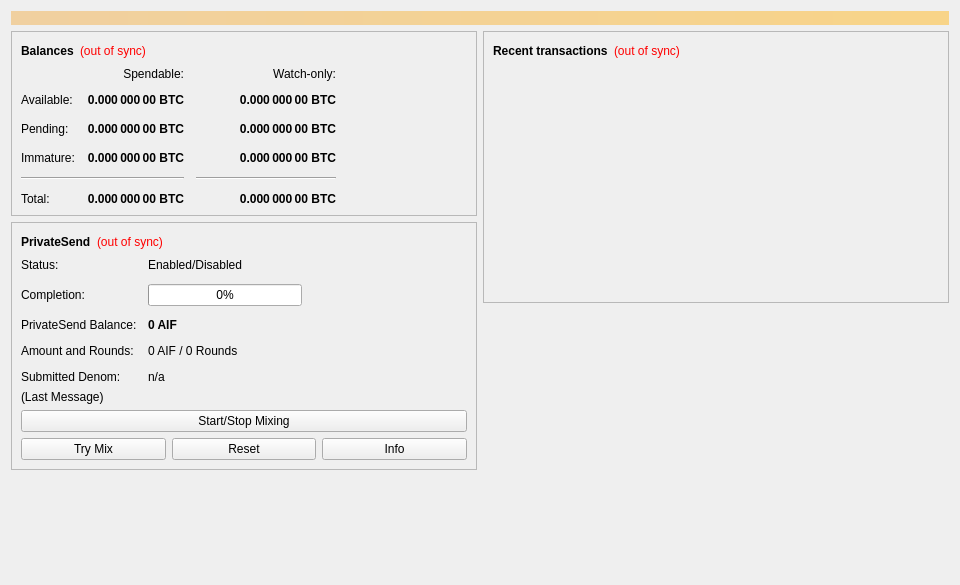
<?xml version="1.0" encoding="UTF-8"?>
<ui version="4.0">
 <class>OverviewPage</class>
 <widget class="QWidget" name="OverviewPage">
  <property name="geometry">
   <rect>
    <x>0</x>
    <y>0</y>
    <width>960</width>
    <height>585</height>
   </rect>
  </property>
  <property name="minimumSize">
   <size>
    <width>960</width>
    <height>0</height>
   </size>
  </property>
  <property name="windowTitle">
   <string>Form</string>
  </property>
  <layout class="QVBoxLayout" name="topLayout">
   <item>
    <widget class="QLabel" name="labelAlerts">
     <property name="visible">
      <bool>false</bool>
     </property>
     <property name="styleSheet">
      <string notr="true">QLabel { background-color: qlineargradient(x1: 0, y1: 0, x2: 1, y2: 0, stop:0 #F0D0A0, stop:1 #F8D488); color:#000000; }</string>
     </property>
     <property name="wordWrap">
      <bool>true</bool>
     </property>
     <property name="margin">
      <number>3</number>
     </property>
     <property name="textInteractionFlags">
      <set>Qt::TextSelectableByMouse</set>
     </property>
    </widget>
   </item>
   <item>
    <layout class="QHBoxLayout" name="horizontalLayout" stretch="1,1">
     <item>
      <layout class="QVBoxLayout" name="verticalLayout_2">
       <item>
        <widget class="QFrame" name="frame">
         <property name="frameShape">
          <enum>QFrame::StyledPanel</enum>
         </property>
         <property name="frameShadow">
          <enum>QFrame::Raised</enum>
         </property>
         <layout class="QVBoxLayout" name="verticalLayout_4">
          <item>
           <layout class="QHBoxLayout" name="horizontalLayout_4">
            <item>
             <widget class="QLabel" name="label_5">
              <property name="font">
               <font>
                <weight>75</weight>
                <bold>true</bold>
               </font>
              </property>
              <property name="text">
               <string>Balances</string>
              </property>
             </widget>
            </item>
            <item>
             <widget class="QLabel" name="labelWalletStatus">
              <property name="toolTip">
               <string>The displayed information may be out of date. Your wallet automatically synchronizes with the Aif network after a connection is established, but this process has not completed yet.</string>
              </property>
              <property name="styleSheet">
               <string notr="true">QLabel { color: red; }</string>
              </property>
              <property name="text">
               <string notr="true">(out of sync)</string>
              </property>
              <property name="alignment">
               <set>Qt::AlignLeading|Qt::AlignLeft|Qt::AlignVCenter</set>
              </property>
             </widget>
            </item>
            <item>
             <spacer name="horizontalSpacer_3">
              <property name="orientation">
               <enum>Qt::Horizontal</enum>
              </property>
              <property name="sizeHint" stdset="0">
               <size>
                <width>40</width>
                <height>20</height>
               </size>
              </property>
             </spacer>
            </item>
           </layout>
          </item>
          <item>
           <layout class="QGridLayout" name="gridLayout">
            <property name="spacing">
             <number>12</number>
            </property>
            <item row="2" column="2">
             <widget class="QLabel" name="labelWatchPending">
              <property name="font">
               <font>
                <weight>75</weight>
                <bold>true</bold>
               </font>
              </property>
              <property name="cursor">
               <cursorShape>IBeamCursor</cursorShape>
              </property>
              <property name="toolTip">
               <string>Unconfirmed transactions to watch-only addresses</string>
              </property>
              <property name="text">
               <string notr="true">0.000 000 00 BTC</string>
              </property>
              <property name="alignment">
               <set>Qt::AlignRight|Qt::AlignTrailing|Qt::AlignVCenter</set>
              </property>
              <property name="textInteractionFlags">
               <set>Qt::LinksAccessibleByMouse|Qt::TextSelectableByKeyboard|Qt::TextSelectableByMouse</set>
              </property>
             </widget>
            </item>
            <item row="2" column="1">
             <widget class="QLabel" name="labelUnconfirmed">
              <property name="font">
               <font>
                <weight>75</weight>
                <bold>true</bold>
               </font>
              </property>
              <property name="cursor">
               <cursorShape>IBeamCursor</cursorShape>
              </property>
              <property name="toolTip">
               <string>Total of transactions that have yet to be confirmed, and do not yet count toward the spendable balance</string>
              </property>
              <property name="text">
               <string notr="true">0.000 000 00 BTC</string>
              </property>
              <property name="alignment">
               <set>Qt::AlignRight|Qt::AlignTrailing|Qt::AlignVCenter</set>
              </property>
              <property name="textInteractionFlags">
               <set>Qt::LinksAccessibleByMouse|Qt::TextSelectableByKeyboard|Qt::TextSelectableByMouse</set>
              </property>
             </widget>
            </item>
            <item row="3" column="2">
             <widget class="QLabel" name="labelWatchImmature">
              <property name="font">
               <font>
                <weight>75</weight>
                <bold>true</bold>
               </font>
              </property>
              <property name="cursor">
               <cursorShape>IBeamCursor</cursorShape>
              </property>
              <property name="toolTip">
               <string>Mined balance in watch-only addresses that has not yet matured</string>
              </property>
              <property name="text">
               <string notr="true">0.000 000 00 BTC</string>
              </property>
              <property name="alignment">
               <set>Qt::AlignRight|Qt::AlignTrailing|Qt::AlignVCenter</set>
              </property>
              <property name="textInteractionFlags">
               <set>Qt::LinksAccessibleByMouse|Qt::TextSelectableByKeyboard|Qt::TextSelectableByMouse</set>
              </property>
             </widget>
            </item>
            <item row="4" column="0" colspan="2">
             <widget class="Line" name="lineSpendableBalance">
              <property name="orientation">
               <enum>Qt::Horizontal</enum>
              </property>
             </widget>
            </item>
            <item row="4" column="2">
             <widget class="Line" name="lineWatchBalance">
              <property name="sizePolicy">
               <sizepolicy hsizetype="Preferred" vsizetype="Fixed">
                <horstretch>0</horstretch>
                <verstretch>0</verstretch>
               </sizepolicy>
              </property>
              <property name="minimumSize">
               <size>
                <width>140</width>
                <height>0</height>
               </size>
              </property>
              <property name="orientation">
               <enum>Qt::Horizontal</enum>
              </property>
             </widget>
            </item>
            <item row="5" column="0">
             <widget class="QLabel" name="labelTotalText">
              <property name="text">
               <string>Total:</string>
              </property>
             </widget>
            </item>
            <item row="3" column="1">
             <widget class="QLabel" name="labelImmature">
              <property name="font">
               <font>
                <weight>75</weight>
                <bold>true</bold>
               </font>
              </property>
              <property name="cursor">
               <cursorShape>IBeamCursor</cursorShape>
              </property>
              <property name="toolTip">
               <string>Mined balance that has not yet matured</string>
              </property>
              <property name="text">
               <string notr="true">0.000 000 00 BTC</string>
              </property>
              <property name="alignment">
               <set>Qt::AlignRight|Qt::AlignTrailing|Qt::AlignVCenter</set>
              </property>
              <property name="textInteractionFlags">
               <set>Qt::LinksAccessibleByMouse|Qt::TextSelectableByKeyboard|Qt::TextSelectableByMouse</set>
              </property>
             </widget>
            </item>
            <item row="2" column="3">
             <spacer name="horizontalSpacer_2">
              <property name="orientation">
               <enum>Qt::Horizontal</enum>
              </property>
              <property name="sizeHint" stdset="0">
               <size>
                <width>40</width>
                <height>20</height>
               </size>
              </property>
             </spacer>
            </item>
            <item row="3" column="0">
             <widget class="QLabel" name="labelImmatureText">
              <property name="text">
               <string>Immature:</string>
              </property>
             </widget>
            </item>
            <item row="5" column="1">
             <widget class="QLabel" name="labelTotal">
              <property name="font">
               <font>
                <weight>75</weight>
                <bold>true</bold>
               </font>
              </property>
              <property name="cursor">
               <cursorShape>IBeamCursor</cursorShape>
              </property>
              <property name="toolTip">
               <string>Your current total balance</string>
              </property>
              <property name="text">
               <string notr="true">0.000 000 00 BTC</string>
              </property>
              <property name="alignment">
               <set>Qt::AlignRight|Qt::AlignTrailing|Qt::AlignVCenter</set>
              </property>
              <property name="textInteractionFlags">
               <set>Qt::LinksAccessibleByMouse|Qt::TextSelectableByKeyboard|Qt::TextSelectableByMouse</set>
              </property>
             </widget>
            </item>
            <item row="5" column="2">
             <widget class="QLabel" name="labelWatchTotal">
              <property name="font">
               <font>
                <weight>75</weight>
                <bold>true</bold>
               </font>
              </property>
              <property name="cursor">
               <cursorShape>IBeamCursor</cursorShape>
              </property>
              <property name="toolTip">
               <string>Current total balance in watch-only addresses</string>
              </property>
              <property name="text">
               <string notr="true">0.000 000 00 BTC</string>
              </property>
              <property name="alignment">
               <set>Qt::AlignRight|Qt::AlignTrailing|Qt::AlignVCenter</set>
              </property>
              <property name="textInteractionFlags">
               <set>Qt::LinksAccessibleByMouse|Qt::TextSelectableByKeyboard|Qt::TextSelectableByMouse</set>
              </property>
             </widget>
            </item>
            <item row="0" column="2">
             <widget class="QLabel" name="labelWatchonly">
              <property name="text">
               <string>Watch-only:</string>
              </property>
              <property name="alignment">
               <set>Qt::AlignRight|Qt::AlignTrailing|Qt::AlignVCenter</set>
              </property>
             </widget>
            </item>
            <item row="1" column="0">
             <widget class="QLabel" name="labelBalanceText">
              <property name="text">
               <string>Available:</string>
              </property>
             </widget>
            </item>
            <item row="1" column="1">
             <widget class="QLabel" name="labelBalance">
              <property name="font">
               <font>
                <weight>75</weight>
                <bold>true</bold>
               </font>
              </property>
              <property name="cursor">
               <cursorShape>IBeamCursor</cursorShape>
              </property>
              <property name="toolTip">
               <string>Your current spendable balance</string>
              </property>
              <property name="text">
               <string notr="true">0.000 000 00 BTC</string>
              </property>
              <property name="alignment">
               <set>Qt::AlignRight|Qt::AlignTrailing|Qt::AlignVCenter</set>
              </property>
              <property name="textInteractionFlags">
               <set>Qt::LinksAccessibleByMouse|Qt::TextSelectableByKeyboard|Qt::TextSelectableByMouse</set>
              </property>
             </widget>
            </item>
            <item row="1" column="2">
             <widget class="QLabel" name="labelWatchAvailable">
              <property name="font">
               <font>
                <weight>75</weight>
                <bold>true</bold>
               </font>
              </property>
              <property name="cursor">
               <cursorShape>IBeamCursor</cursorShape>
              </property>
              <property name="toolTip">
               <string>Your current balance in watch-only addresses</string>
              </property>
              <property name="text">
               <string notr="true">0.000 000 00 BTC</string>
              </property>
              <property name="alignment">
               <set>Qt::AlignRight|Qt::AlignTrailing|Qt::AlignVCenter</set>
              </property>
              <property name="textInteractionFlags">
               <set>Qt::LinksAccessibleByMouse|Qt::TextSelectableByKeyboard|Qt::TextSelectableByMouse</set>
              </property>
             </widget>
            </item>
            <item row="2" column="0">
             <widget class="QLabel" name="labelPendingText">
              <property name="text">
               <string>Pending:</string>
              </property>
             </widget>
            </item>
            <item row="0" column="1">
             <widget class="QLabel" name="labelSpendable">
              <property name="text">
               <string>Spendable:</string>
              </property>
              <property name="alignment">
               <set>Qt::AlignRight|Qt::AlignTrailing|Qt::AlignVCenter</set>
              </property>
             </widget>
            </item>
           </layout>
          </item>
         </layout>
        </widget>
       </item>
       <item>
        <widget class="QFrame" name="framePrivateSend">
         <property name="layoutDirection">
          <enum>Qt::LeftToRight</enum>
         </property>
         <property name="frameShape">
          <enum>QFrame::StyledPanel</enum>
         </property>
         <property name="frameShadow">
          <enum>QFrame::Raised</enum>
         </property>
         <layout class="QVBoxLayout" name="VerticalLayout_PS1">
          <item>
           <layout class="QHBoxLayout" name="horizontalLayout_5">
            <item>
             <widget class="QLabel" name="labelPrivateSendHeader">
              <property name="font">
               <font>
                <weight>75</weight>
                <bold>true</bold>
               </font>
              </property>
              <property name="text">
               <string>PrivateSend</string>
              </property>
             </widget>
            </item>
            <item>
             <widget class="QLabel" name="labelPrivateSendSyncStatus">
              <property name="toolTip">
               <string>The displayed information may be out of date. Your wallet automatically synchronizes with the Aif network after a connection is established, but this process has not completed yet.</string>
              </property>
              <property name="styleSheet">
               <string notr="true">QLabel { color: red; }</string>
              </property>
              <property name="text">
               <string notr="true">(out of sync)</string>
              </property>
              <property name="alignment">
               <set>Qt::AlignLeading|Qt::AlignLeft|Qt::AlignVCenter</set>
              </property>
             </widget>
            </item>
            <item>
             <spacer name="horizontalSpacer_4">
              <property name="orientation">
               <enum>Qt::Horizontal</enum>
              </property>
              <property name="sizeHint" stdset="0">
               <size>
                <width>40</width>
                <height>20</height>
               </size>
              </property>
             </spacer>
            </item>
           </layout>
          </item>
          <item>
           <layout class="QFormLayout" name="privateSendFormLayout">
            <property name="fieldGrowthPolicy">
             <enum>QFormLayout::AllNonFixedFieldsGrow</enum>
            </property>
            <property name="horizontalSpacing">
             <number>11</number>
            </property>
            <property name="verticalSpacing">
             <number>12</number>
            </property>
            <item row="0" column="0">
             <widget class="QLabel" name="labelPrivateSendEnabledText">
              <property name="text">
               <string>Status:</string>
              </property>
             </widget>
            </item>
            <item row="0" column="1">
             <widget class="QLabel" name="labelPrivateSendEnabled">
              <property name="text">
               <string>Enabled/Disabled</string>
              </property>
             </widget>
            </item>
            <item row="1" column="0">
             <widget class="QLabel" name="labelCompletitionText">
              <property name="text">
               <string>Completion:</string>
              </property>
             </widget>
            </item>
            <item row="1" column="1">
             <widget class="QProgressBar" name="privateSendProgress">
              <property name="maximumSize">
               <size>
                <width>154</width>
                <height>16777215</height>
               </size>
              </property>
              <property name="value">
               <number>0</number>
              </property>
             </widget>
            </item>
            <item row="2" column="0">
             <widget class="QLabel" name="labelAnonymizedText">
              <property name="text">
               <string>PrivateSend Balance:</string>
              </property>
             </widget>
            </item>
            <item row="2" column="1">
             <widget class="QLabel" name="labelAnonymized">
              <property name="font">
               <font>
                <weight>75</weight>
                <bold>true</bold>
               </font>
              </property>
              <property name="text">
               <string notr="true">0 AIF</string>
              </property>
             </widget>
            </item>
            <item row="3" column="0">
             <widget class="QLabel" name="labelAmountAndRoundsText">
              <property name="text">
               <string>Amount and Rounds:</string>
              </property>
             </widget>
            </item>
            <item row="3" column="1">
             <widget class="QLabel" name="labelAmountRounds">
              <property name="text">
               <string>0 AIF / 0 Rounds</string>
              </property>
             </widget>
            </item>
            <item row="4" column="0">
             <widget class="QLabel" name="labelSubmittedDenomText">
              <property name="text">
               <string>Submitted Denom:</string>
              </property>
             </widget>
            </item>
            <item row="4" column="1">
             <widget class="QLabel" name="labelSubmittedDenom">
              <property name="toolTip">
               <string>The denominations you submitted to the Masternode.&lt;br&gt;To mix, other users must submit the exact same denominations.</string>
              </property>
              <property name="text">
               <string>n/a</string>
              </property>
             </widget>
            </item>
           </layout>
          </item>
          <item>
           <layout class="QVBoxLayout" name="VerticalLayout_PS">
            <item>
             <widget class="QLabel" name="labelPrivateSendLastMessage">
              <property name="text">
               <string>(Last Message)</string>
              </property>
              <property name="alignment">
               <set>Qt::AlignLeading|Qt::AlignLeft|Qt::AlignTop</set>
              </property>
              <property name="wordWrap">
               <bool>true</bool>
              </property>
             </widget>
            </item>
            <item>
             <widget class="QPushButton" name="togglePrivateSend">
              <property name="sizePolicy">
               <sizepolicy hsizetype="MinimumExpanding" vsizetype="Fixed">
                <horstretch>0</horstretch>
                <verstretch>0</verstretch>
               </sizepolicy>
              </property>
              <property name="text">
               <string>Start/Stop Mixing</string>
              </property>
             </widget>
            </item>
            <item>
             <layout class="QHBoxLayout" name="horizontalLayout_debugbuttons">
              <item>
               <widget class="QPushButton" name="privateSendAuto">
                <property name="sizePolicy">
                 <sizepolicy hsizetype="MinimumExpanding" vsizetype="Fixed">
                  <horstretch>0</horstretch>
                  <verstretch>0</verstretch>
                 </sizepolicy>
                </property>
                <property name="toolTip">
                 <string>Try to manually submit a PrivateSend request.</string>
                </property>
                <property name="text">
                 <string>Try Mix</string>
                </property>
               </widget>
              </item>
              <item>
               <widget class="QPushButton" name="privateSendReset">
                <property name="sizePolicy">
                 <sizepolicy hsizetype="MinimumExpanding" vsizetype="Fixed">
                  <horstretch>0</horstretch>
                  <verstretch>0</verstretch>
                 </sizepolicy>
                </property>
                <property name="toolTip">
                 <string>Reset the current status of PrivateSend (can interrupt PrivateSend if it's in the process of Mixing, which can cost you money!)</string>
                </property>
                <property name="autoFillBackground">
                 <bool>false</bool>
                </property>
                <property name="text">
                 <string>Reset</string>
                </property>
               </widget>
              </item>
              <item>
               <widget class="QPushButton" name="privateSendInfo">
                <property name="sizePolicy">
                 <sizepolicy hsizetype="MinimumExpanding" vsizetype="Fixed">
                  <horstretch>0</horstretch>
                  <verstretch>0</verstretch>
                 </sizepolicy>
                </property>
                <property name="toolTip">
                 <string>Information about PrivateSend and Mixing</string>
                </property>
                <property name="text">
                 <string>Info</string>
                </property>
               </widget>
              </item>
             </layout>
            </item>
           </layout>
          </item>
         </layout>
        </widget>
       </item>
       <item>
        <spacer name="verticalSpacer">
         <property name="orientation">
          <enum>Qt::Vertical</enum>
         </property>
         <property name="sizeHint" stdset="0">
          <size>
           <width>20</width>
           <height>40</height>
          </size>
         </property>
        </spacer>
       </item>
      </layout>
     </item>
     <item>
      <layout class="QVBoxLayout" name="verticalLayout_3">
       <item>
        <widget class="QFrame" name="frame_2">
         <property name="frameShape">
          <enum>QFrame::StyledPanel</enum>
         </property>
         <property name="frameShadow">
          <enum>QFrame::Raised</enum>
         </property>
         <layout class="QVBoxLayout" name="verticalLayout">
          <item>
           <layout class="QHBoxLayout" name="horizontalLayout_2">
            <item>
             <widget class="QLabel" name="label_4">
              <property name="font">
               <font>
                <weight>75</weight>
                <bold>true</bold>
               </font>
              </property>
              <property name="text">
               <string>Recent transactions</string>
              </property>
             </widget>
            </item>
            <item>
             <widget class="QLabel" name="labelTransactionsStatus">
              <property name="toolTip">
               <string>The displayed information may be out of date. Your wallet automatically synchronizes with the Aif network after a connection is established, but this process has not completed yet.</string>
              </property>
              <property name="styleSheet">
               <string notr="true">QLabel { color: red; }</string>
              </property>
              <property name="text">
               <string notr="true">(out of sync)</string>
              </property>
              <property name="alignment">
               <set>Qt::AlignLeading|Qt::AlignLeft|Qt::AlignVCenter</set>
              </property>
             </widget>
            </item>
            <item>
             <spacer name="horizontalSpacer">
              <property name="orientation">
               <enum>Qt::Horizontal</enum>
              </property>
              <property name="sizeHint" stdset="0">
               <size>
                <width>40</width>
                <height>20</height>
               </size>
              </property>
             </spacer>
            </item>
           </layout>
          </item>
          <item>
           <widget class="QListView" name="listTransactions">
            <property name="styleSheet">
             <string notr="true">QListView { background: transparent; }</string>
            </property>
            <property name="frameShape">
             <enum>QFrame::NoFrame</enum>
            </property>
            <property name="verticalScrollBarPolicy">
             <enum>Qt::ScrollBarAlwaysOff</enum>
            </property>
            <property name="horizontalScrollBarPolicy">
             <enum>Qt::ScrollBarAlwaysOff</enum>
            </property>
            <property name="selectionMode">
             <enum>QAbstractItemView::NoSelection</enum>
            </property>
           </widget>
          </item>
         </layout>
        </widget>
       </item>
       <item>
        <spacer name="verticalSpacer_2">
         <property name="orientation">
          <enum>Qt::Vertical</enum>
         </property>
         <property name="sizeHint" stdset="0">
          <size>
           <width>20</width>
           <height>40</height>
          </size>
         </property>
        </spacer>
       </item>
      </layout>
     </item>
    </layout>
   </item>
  </layout>
 </widget>
 <resources/>
 <connections/>
</ui>
